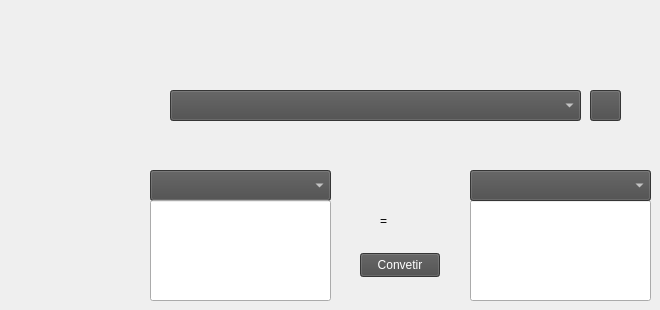
   <widget class="QWidget" name="tab_3">
    <attribute name="title">
     <string>Conversor de Unidades</string>
    </attribute>
    <widget class="QPushButton" name="ConvertirButton">
     <property name="geometry">
      <rect>
       <x>360</x>
       <y>253</y>
       <width>80</width>
       <height>24</height>
      </rect>
     </property>
     <property name="styleSheet">
      <string notr="true">background-color: rgb(74, 74, 74);
color: rgb(255, 255, 255);</string>
     </property>
     <property name="text">
      <string>Convetir</string>
     </property>
    </widget>
    <widget class="QComboBox" name="UnidadesBox">
     <property name="geometry">
      <rect>
       <x>150</x>
       <y>170</y>
       <width>181</width>
       <height>31</height>
      </rect>
     </property>
     <property name="styleSheet">
      <string notr="true">background-color: rgb(74, 74, 74);
color: rgb(255, 255, 255);
font: 12pt &quot;Sitka&quot;;</string>
     </property>
    </widget>
    <widget class="QLineEdit" name="EntradaEdit">
     <property name="geometry">
      <rect>
       <x>150</x>
       <y>200</y>
       <width>181</width>
       <height>101</height>
      </rect>
     </property>
    </widget>
    <widget class="QLabel" name="Igual">
     <property name="geometry">
      <rect>
       <x>380</x>
       <y>200</y>
       <width>71</width>
       <height>41</height>
      </rect>
     </property>
     <property name="styleSheet">
      <string notr="true">background-color: rgb(none);
color: rgb(0, 0, 0);
font: 50pt &quot;Showcard Gothic&quot;;</string>
     </property>
     <property name="text">
      <string>=</string>
     </property>
    </widget>
    <widget class="QComboBox" name="MagnitudesBox">
     <property name="geometry">
      <rect>
       <x>170</x>
       <y>90</y>
       <width>411</width>
       <height>31</height>
      </rect>
     </property>
     <property name="styleSheet">
      <string notr="true">background-color: rgb(74, 74, 74);
color: rgb(255, 255, 255);
font: 12pt &quot;Sitka&quot;;</string>
     </property>
    </widget>
    <widget class="QLineEdit" name="SalidaEdit">
     <property name="geometry">
      <rect>
       <x>470</x>
       <y>200</y>
       <width>181</width>
       <height>101</height>
      </rect>
     </property>
    </widget>
    <widget class="QComboBox" name="Unidades_Box">
     <property name="geometry">
      <rect>
       <x>470</x>
       <y>170</y>
       <width>181</width>
       <height>31</height>
      </rect>
     </property>
     <property name="styleSheet">
      <string notr="true">background-color: rgb(74, 74, 74);
color: rgb(255, 255, 255);
font: 12pt &quot;Sitka&quot;;</string>
     </property>
    </widget>
    <widget class="QPushButton" name="ActualizarButton_2">
     <property name="geometry">
      <rect>
       <x>590</x>
       <y>90</y>
       <width>31</width>
       <height>31</height>
      </rect>
     </property>
     <property name="styleSheet">
      <string notr="true">background-color: rgb(74, 74, 74);
color: rgb(255, 255, 255);</string>
     </property>
     <property name="text">
      <string/>
     </property>
     <property name="icon">
      <iconset theme="QIcon::ThemeIcon::SyncSynchronizing"/>
     </property>
    </widget>
   </widget>
